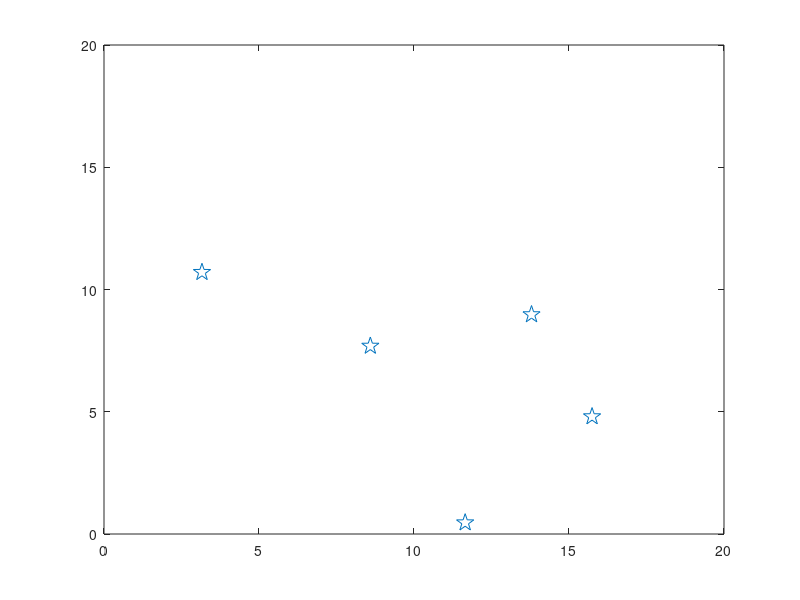

Write MATLAB code to recreate this figure.
clc
figure(1)

l = 20; #Largo de eje
r = 0.5; #Radio
C = 0;
n = 5;  #Número de particulas
p = 2;  #Número de ejes
T = 60; #Tiempo
V = 15; #Velocidad

 
 x = 10*rand(n,p)-10
  
 #Vector para velocidad 
 Vx = V*rand(n,p)-5;
 Vy = V*rand(n,p)-5; 

 dt = 0.1;
 
 for t=1:T
    for i=1:n
     x(i,1) = x(i,1)+Vx(i)*dt;
     x(i,2) = x(i,2)+Vy(i)*dt;
  
  #Condición bucle
  for q = 1:n
    for w = 1:p
      if  x(q,w) > l  
        x(q,w) -= l; 
      elseif x(q,w) < 0;  
        x(q,w)+= l; 
      endif
    endfor
   endfor 
    
    
   for i=1:n
    for j=(i+1):n
      dx = x(i,1)-x(j,1);
      dy = x(i,2)-x(j,2);
        #Repulsión
        if sqrt((dx*dx)+(dy*dy)) <= 2*r   #a partir de un radio genera un cambio en velocidad
          x(i,1) = x(i,1)-Vx(i)*dt;       #y cambio de dirección para generar repulsión
          x(i,2) = x(i,2)-Vy(i)*dt; 
            for i=1:n;
              x(i,1) = x(i,1)-Vx(i)*dt;
              x(i,2) = x(i,2)-Vy(i)*dt; 
            endfor
        endif 
     endfor


    endfor
    endfor 
    plot(x(:,1),x(:,2),'op','markersize',13);
    xlim([0,l]);
    ylim([0,l]);
    hold on
    pause(dt);
    hold off
 endfor
